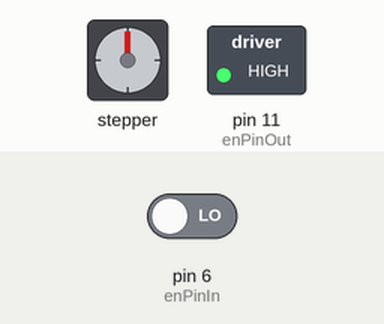
Simulated run of this sketch. Board: Arduino Uno, built with avr-gcc and run on an emulated ATmega328P. Shown: stepper motor, switched loads named in the sketch (green lamp = pin HIGH). Wiring (inferred from the names in the program): stepper motor driver (200 steps per turn assumed): step pin 10; direction pin 9. The test bench sets the inputs (shaded band); at power-on: pin 6 (enPinIn) LOW. Pins used as bus, display or sensor lines are not drawn; what the sketch prints to the serial monitor is not drawn.

Above: at 1.2 s.
1.3 s: pin 6 (enPinIn) driven HIGH
At 10.4 s:
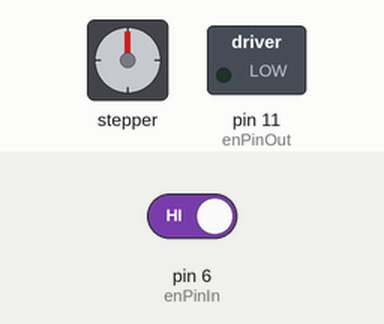
Timing chart, 0 to 65.8 s (numbered marks = the images above; inputs shaded):
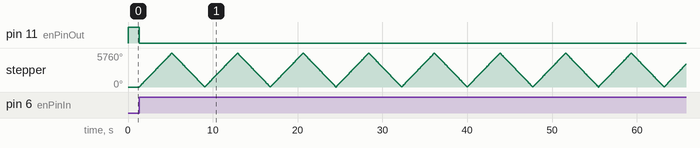

The sketch:

ArduinoCode.ino
```cpp
/*  Purpose: To reliably control the stepper motor using Arduino Uno with various speed and range of motion.
    What it does: Given the rotational Speed, range of motion, the motor will repeatedly rotate once a digital signal is received by Teensy.
    Written on: 25th January 2020
    Done by: Seung Yun Song <ssong47@illinois.edu>
    Refer the paper: ""
*/

/* ==========  LICENSE  ==================================
  This code "Arduino_code.ino" is placed under the University of Illinois at Urbana-Champaign license
  Copyright (c) 2020 Seung Yun Song

  Permission is hereby granted, free of charge, to any person obtaining a copyblu
  of this software and associated documentation files (the "Software"), to deal
  in the Software without restriction, including without limitation the rights
  to use, copy, modify, merge, publish, distribute, sublicense, and/or sell
  copies of the Software, and to permit persons to whom the Software is
  furnished to do so, subject to the following conditions:

  The above copyright notice and this permission notice shall be included in
  all copies or substantial portions of the Software.

  THE SOFTWARE IS PROVIDED "AS IS", WITHOUT WARRANTY OF ANY KIND, EXPRESS OR
  IMPLIED, INCLUDING BUT NOT LIMITED TO THE WARRANTIES OF MERCHANTABILITY,
  FITNESS FOR A PARTICULAR PURPOSE AND NONINFRINGEMENT. IN NO EVENT SHALL THE
  AUTHORS OR COPYRIGHT HOLDERS BE LIABLE FOR ANY CLAIM, DAMAGES OR OTHER
  LIABILITY, WHETHER IN AN ACTION OF CONTRACT, TORT OR OTHERWISE, ARISING FROM,
  OUT OF OR IN CONNECTION WITH THE SOFTWARE OR THE USE OR OTHER DEALINGS IN
  THE SOFTWARE.
  =========================================================
*/
const int STEPS_PER_REV = 200;

const int stepPin = 10;  //OUTPUT Arduino pin # controlling the pulsing of stepper motor. HIGH - step, LOW - do not step
const int dirPin = 9; //OUTPUT Arduino pin # controlling rotation direction of stepper motor. HIGH - clockwise, LOW - counter-clockwise
const int enPinOut = 11;  //OUTPUT Arduino pin # enable/disabling the stepper motor. HIGH - off, LOW - on
const int enPinIn = 6; //INPUT Arduino pin # receiving on/off signal from Teensy 3.6
int enableStatus; // enable - logic of enPinIn

int stepperInterval = 600; //Determines the speed. Specifically, it is the interval between steps in micro-seconds. See note below.
// sixteenth micro step is used for all speed settings
// (protocol speed): stepperInterval: mean speed (deg/s)
// (fast): 80: 200

// (medium): 160: 97.38

// (slow): 600: 26.5

int stepLimit = STEPS_PER_REV * 16; // Determines the stepper motor's range of motion (= 200 step/rev * 1/2 rev * 16 microsteps/step)


void setup() {
  Serial.begin(230400); // Setting baud-rate to 230400. Must be same as Teensy 3.6 and coolterm.exe baudrate.
  pinMode(stepPin, OUTPUT);
  pinMode(dirPin, OUTPUT);
  pinMode(enPinOut, OUTPUT);
  pinMode(enPinIn, INPUT);
  digitalWrite(enPinIn, LOW);
  digitalWrite(enPinOut, HIGH); // Pull up enPIN, so that the motor is not spinning by default.
}

void loop() {
  enableStatus = digitalRead(enPinIn); // Read signal from Teensy 3.6
  Serial.println(enableStatus);

  // If Teensy 3.6 sends a HIGH signal to enPinIn,
  if (enableStatus == HIGH) {
    digitalWrite(enPinOut, LOW); // Rotate the stepper motor by one step
    digitalWrite(dirPin, HIGH); // at the given direction

    for (int x = 0; x < stepLimit; x++) { // until the range of motion is reached
      digitalWrite(stepPin, HIGH); // by moving the stepper motor by one increment
      delayMicroseconds(stepperInterval);
      digitalWrite(stepPin, LOW); // and then pausing
      delayMicroseconds(stepperInterval); // with intervals in between defined by stepperInterval.
    }

    digitalWrite(dirPin, LOW); // Once range of motion is reached, switch directions

    for (int x = 0; x < stepLimit; x++) { // Perform same rotation sequence as above, except with opposite direction
      digitalWrite(stepPin, HIGH);
      delayMicroseconds(stepperInterval);
      digitalWrite(stepPin, LOW);
      delayMicroseconds(stepperInterval);
    }
  }
  else if (enPinIn == LOW) { // If Teensy 3.6 sends a LOW signal to enPinIn
    digitalWrite(enPinOut, HIGH); // Do not rotate the stepper motor.
  }
}
```

Measured:
- after the input at 1.3 s, pin 11 (enPinOut): HIGH → LOW at once; stepper: turns 5754° clockwise in 3.9 s, then 5754° counter-clockwise in 3.9 s, repeating every 7.8 s
